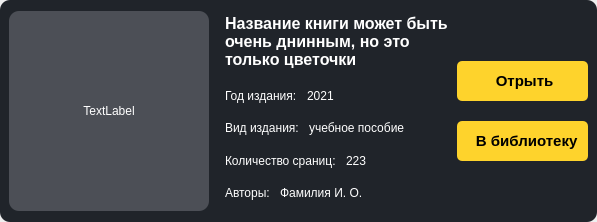
<?xml version="1.0" encoding="UTF-8"?>
<ui version="4.0">
 <class>book_card</class>
 <widget class="QWidget" name="book_card">
  <property name="geometry">
   <rect>
    <x>0</x>
    <y>0</y>
    <width>597</width>
    <height>222</height>
   </rect>
  </property>
  <property name="minimumSize">
   <size>
    <width>0</width>
    <height>0</height>
   </size>
  </property>
  <property name="maximumSize">
   <size>
    <width>1234556</width>
    <height>300</height>
   </size>
  </property>
  <property name="windowTitle">
   <string>Form</string>
  </property>
  <property name="styleSheet">
   <string notr="true">/* General */
* {
	margin: 0;
	padding: 0;
	font-size: 12px;
	outline: none;
}

QFrame {
	border: none;
}

#main_body {
	border-radius: 10%;
	background-color: rgb(32, 36, 42);
}

#image_container {
	width: 1rem;
	height: 1rem;
	background-color: rgb(76,79,86);
	border-radius: 10%;
}

/* Qlabel style */
QLabel {
	color: white;
}

#heading_label {
	font-size: 16px;
	font-weight: 500;
}

/* Buttons style */
QPushButton {
	background: rgba(254,211,44,255);
	border-radius: 5px;
	padding: 0 10px 0 10px;
	height: 40px;
	color: black;
	font-size: 15px;
	font-weight: 500;
}

QPushButton:pressed {
	background: rgba(204,161, 44,255);
	color: white;
}</string>
  </property>
  <layout class="QVBoxLayout" name="verticalLayout">
   <property name="spacing">
    <number>0</number>
   </property>
   <property name="leftMargin">
    <number>0</number>
   </property>
   <property name="topMargin">
    <number>0</number>
   </property>
   <property name="rightMargin">
    <number>0</number>
   </property>
   <property name="bottomMargin">
    <number>0</number>
   </property>
   <item>
    <widget class="QWidget" name="main_body" native="true">
     <layout class="QHBoxLayout" name="horizontalLayout">
      <item>
       <widget class="QWidget" name="image_container" native="true">
        <property name="sizePolicy">
         <sizepolicy hsizetype="Expanding" vsizetype="Expanding">
          <horstretch>0</horstretch>
          <verstretch>0</verstretch>
         </sizepolicy>
        </property>
        <property name="minimumSize">
         <size>
          <width>200</width>
          <height>200</height>
         </size>
        </property>
        <property name="maximumSize">
         <size>
          <width>200</width>
          <height>200</height>
         </size>
        </property>
        <layout class="QVBoxLayout" name="verticalLayout_4">
         <property name="spacing">
          <number>0</number>
         </property>
         <property name="leftMargin">
          <number>0</number>
         </property>
         <property name="topMargin">
          <number>0</number>
         </property>
         <property name="rightMargin">
          <number>0</number>
         </property>
         <property name="bottomMargin">
          <number>0</number>
         </property>
         <item>
          <widget class="QLabel" name="image">
           <property name="sizePolicy">
            <sizepolicy hsizetype="Expanding" vsizetype="Expanding">
             <horstretch>0</horstretch>
             <verstretch>0</verstretch>
            </sizepolicy>
           </property>
           <property name="minimumSize">
            <size>
             <width>0</width>
             <height>0</height>
            </size>
           </property>
           <property name="maximumSize">
            <size>
             <width>6546545</width>
             <height>16777215</height>
            </size>
           </property>
           <property name="text">
            <string>TextLabel</string>
           </property>
           <property name="alignment">
            <set>Qt::AlignCenter</set>
           </property>
          </widget>
         </item>
        </layout>
       </widget>
      </item>
      <item>
       <widget class="QFrame" name="description">
        <property name="sizePolicy">
         <sizepolicy hsizetype="Expanding" vsizetype="Preferred">
          <horstretch>0</horstretch>
          <verstretch>0</verstretch>
         </sizepolicy>
        </property>
        <property name="frameShape">
         <enum>QFrame::StyledPanel</enum>
        </property>
        <property name="frameShadow">
         <enum>QFrame::Raised</enum>
        </property>
        <layout class="QVBoxLayout" name="verticalLayout_3">
         <property name="spacing">
          <number>10</number>
         </property>
         <property name="leftMargin">
          <number>10</number>
         </property>
         <property name="topMargin">
          <number>5</number>
         </property>
         <property name="rightMargin">
          <number>0</number>
         </property>
         <property name="bottomMargin">
          <number>5</number>
         </property>
         <item>
          <widget class="QFrame" name="frame_5">
           <property name="frameShape">
            <enum>QFrame::StyledPanel</enum>
           </property>
           <property name="frameShadow">
            <enum>QFrame::Raised</enum>
           </property>
           <layout class="QVBoxLayout" name="verticalLayout_5">
            <property name="spacing">
             <number>0</number>
            </property>
            <property name="leftMargin">
             <number>0</number>
            </property>
            <property name="topMargin">
             <number>0</number>
            </property>
            <property name="rightMargin">
             <number>0</number>
            </property>
            <property name="bottomMargin">
             <number>10</number>
            </property>
            <item alignment="Qt::AlignTop">
             <widget class="QLabel" name="heading_label">
              <property name="sizePolicy">
               <sizepolicy hsizetype="Expanding" vsizetype="Expanding">
                <horstretch>0</horstretch>
                <verstretch>0</verstretch>
               </sizepolicy>
              </property>
              <property name="font">
               <font>
                <pointsize>-1</pointsize>
                <weight>62</weight>
                <bold>true</bold>
               </font>
              </property>
              <property name="text">
               <string>Название книги может быть очень днинным, но это только цветочки</string>
              </property>
              <property name="wordWrap">
               <bool>true</bool>
              </property>
             </widget>
            </item>
           </layout>
          </widget>
         </item>
         <item alignment="Qt::AlignLeft">
          <widget class="QFrame" name="frame_2">
           <property name="frameShape">
            <enum>QFrame::StyledPanel</enum>
           </property>
           <property name="frameShadow">
            <enum>QFrame::Raised</enum>
           </property>
           <layout class="QHBoxLayout" name="horizontalLayout_3">
            <property name="spacing">
             <number>10</number>
            </property>
            <property name="leftMargin">
             <number>0</number>
            </property>
            <property name="topMargin">
             <number>0</number>
            </property>
            <property name="rightMargin">
             <number>0</number>
            </property>
            <property name="bottomMargin">
             <number>0</number>
            </property>
            <item alignment="Qt::AlignTop">
             <widget class="QLabel" name="label_5">
              <property name="sizePolicy">
               <sizepolicy hsizetype="Fixed" vsizetype="Fixed">
                <horstretch>0</horstretch>
                <verstretch>0</verstretch>
               </sizepolicy>
              </property>
              <property name="text">
               <string>Год издания:</string>
              </property>
             </widget>
            </item>
            <item alignment="Qt::AlignTop">
             <widget class="QLabel" name="year_label">
              <property name="sizePolicy">
               <sizepolicy hsizetype="Fixed" vsizetype="Fixed">
                <horstretch>0</horstretch>
                <verstretch>0</verstretch>
               </sizepolicy>
              </property>
              <property name="text">
               <string>2021</string>
              </property>
              <property name="wordWrap">
               <bool>true</bool>
              </property>
             </widget>
            </item>
           </layout>
          </widget>
         </item>
         <item alignment="Qt::AlignLeft">
          <widget class="QFrame" name="frame_4">
           <property name="frameShape">
            <enum>QFrame::StyledPanel</enum>
           </property>
           <property name="frameShadow">
            <enum>QFrame::Raised</enum>
           </property>
           <layout class="QHBoxLayout" name="horizontalLayout_5">
            <property name="spacing">
             <number>10</number>
            </property>
            <property name="leftMargin">
             <number>0</number>
            </property>
            <property name="topMargin">
             <number>0</number>
            </property>
            <property name="rightMargin">
             <number>0</number>
            </property>
            <property name="bottomMargin">
             <number>0</number>
            </property>
            <item alignment="Qt::AlignTop">
             <widget class="QLabel" name="label_9">
              <property name="sizePolicy">
               <sizepolicy hsizetype="Fixed" vsizetype="Fixed">
                <horstretch>0</horstretch>
                <verstretch>0</verstretch>
               </sizepolicy>
              </property>
              <property name="text">
               <string>Вид издания:</string>
              </property>
             </widget>
            </item>
            <item alignment="Qt::AlignTop">
             <widget class="QLabel" name="type_label">
              <property name="sizePolicy">
               <sizepolicy hsizetype="Fixed" vsizetype="Fixed">
                <horstretch>0</horstretch>
                <verstretch>0</verstretch>
               </sizepolicy>
              </property>
              <property name="text">
               <string>учебное пособие</string>
              </property>
              <property name="wordWrap">
               <bool>true</bool>
              </property>
             </widget>
            </item>
           </layout>
          </widget>
         </item>
         <item alignment="Qt::AlignLeft">
          <widget class="QFrame" name="frame_3">
           <property name="frameShape">
            <enum>QFrame::StyledPanel</enum>
           </property>
           <property name="frameShadow">
            <enum>QFrame::Raised</enum>
           </property>
           <layout class="QHBoxLayout" name="horizontalLayout_4">
            <property name="spacing">
             <number>10</number>
            </property>
            <property name="leftMargin">
             <number>0</number>
            </property>
            <property name="topMargin">
             <number>0</number>
            </property>
            <property name="rightMargin">
             <number>0</number>
            </property>
            <property name="bottomMargin">
             <number>0</number>
            </property>
            <item alignment="Qt::AlignTop">
             <widget class="QLabel" name="label_7">
              <property name="sizePolicy">
               <sizepolicy hsizetype="Fixed" vsizetype="Fixed">
                <horstretch>0</horstretch>
                <verstretch>0</verstretch>
               </sizepolicy>
              </property>
              <property name="text">
               <string>Количество сраниц:</string>
              </property>
             </widget>
            </item>
            <item alignment="Qt::AlignTop">
             <widget class="QLabel" name="pages_label">
              <property name="sizePolicy">
               <sizepolicy hsizetype="Fixed" vsizetype="Fixed">
                <horstretch>0</horstretch>
                <verstretch>0</verstretch>
               </sizepolicy>
              </property>
              <property name="text">
               <string>223</string>
              </property>
              <property name="wordWrap">
               <bool>true</bool>
              </property>
             </widget>
            </item>
           </layout>
          </widget>
         </item>
         <item>
          <widget class="QFrame" name="frame">
           <property name="frameShape">
            <enum>QFrame::StyledPanel</enum>
           </property>
           <property name="frameShadow">
            <enum>QFrame::Raised</enum>
           </property>
           <layout class="QHBoxLayout" name="horizontalLayout_2">
            <property name="spacing">
             <number>10</number>
            </property>
            <property name="leftMargin">
             <number>0</number>
            </property>
            <property name="topMargin">
             <number>0</number>
            </property>
            <property name="rightMargin">
             <number>0</number>
            </property>
            <property name="bottomMargin">
             <number>0</number>
            </property>
            <item alignment="Qt::AlignTop">
             <widget class="QLabel" name="label_4">
              <property name="sizePolicy">
               <sizepolicy hsizetype="Fixed" vsizetype="Fixed">
                <horstretch>0</horstretch>
                <verstretch>0</verstretch>
               </sizepolicy>
              </property>
              <property name="text">
               <string>Авторы:</string>
              </property>
             </widget>
            </item>
            <item alignment="Qt::AlignTop">
             <widget class="QLabel" name="authors_label">
              <property name="sizePolicy">
               <sizepolicy hsizetype="Expanding" vsizetype="Fixed">
                <horstretch>0</horstretch>
                <verstretch>0</verstretch>
               </sizepolicy>
              </property>
              <property name="text">
               <string>Фамилия И. О.</string>
              </property>
              <property name="wordWrap">
               <bool>true</bool>
              </property>
             </widget>
            </item>
           </layout>
          </widget>
         </item>
        </layout>
       </widget>
      </item>
      <item alignment="Qt::AlignRight">
       <widget class="QFrame" name="buttons">
        <property name="frameShape">
         <enum>QFrame::StyledPanel</enum>
        </property>
        <property name="frameShadow">
         <enum>QFrame::Raised</enum>
        </property>
        <layout class="QVBoxLayout" name="verticalLayout_2">
         <property name="spacing">
          <number>20</number>
         </property>
         <property name="leftMargin">
          <number>0</number>
         </property>
         <property name="topMargin">
          <number>0</number>
         </property>
         <property name="rightMargin">
          <number>0</number>
         </property>
         <property name="bottomMargin">
          <number>0</number>
         </property>
         <item>
          <spacer name="verticalSpacer">
           <property name="orientation">
            <enum>Qt::Vertical</enum>
           </property>
           <property name="sizeHint" stdset="0">
            <size>
             <width>20</width>
             <height>40</height>
            </size>
           </property>
          </spacer>
         </item>
         <item>
          <widget class="QPushButton" name="open_here_btn">
           <property name="cursor">
            <cursorShape>PointingHandCursor</cursorShape>
           </property>
           <property name="text">
            <string> Отрыть</string>
           </property>
           <property name="icon">
            <iconset resource="../resources.qrc">
             <normaloff>:/Icons/For_QT/external-link.svg</normaloff>:/Icons/For_QT/external-link.svg</iconset>
           </property>
           <property name="iconSize">
            <size>
             <width>25</width>
             <height>25</height>
            </size>
           </property>
          </widget>
         </item>
         <item>
          <widget class="QPushButton" name="open_library_btn">
           <property name="cursor">
            <cursorShape>PointingHandCursor</cursorShape>
           </property>
           <property name="text">
            <string>  В библиотеку</string>
           </property>
           <property name="icon">
            <iconset resource="../resources.qrc">
             <normaloff>:/Icons/For_QT/book-open.svg</normaloff>:/Icons/For_QT/book-open.svg</iconset>
           </property>
           <property name="iconSize">
            <size>
             <width>25</width>
             <height>25</height>
            </size>
           </property>
          </widget>
         </item>
         <item>
          <spacer name="verticalSpacer_2">
           <property name="orientation">
            <enum>Qt::Vertical</enum>
           </property>
           <property name="sizeHint" stdset="0">
            <size>
             <width>20</width>
             <height>40</height>
            </size>
           </property>
          </spacer>
         </item>
        </layout>
       </widget>
      </item>
     </layout>
    </widget>
   </item>
  </layout>
 </widget>
 <resources>
  <include location="../resources.qrc"/>
 </resources>
 <connections/>
</ui>
